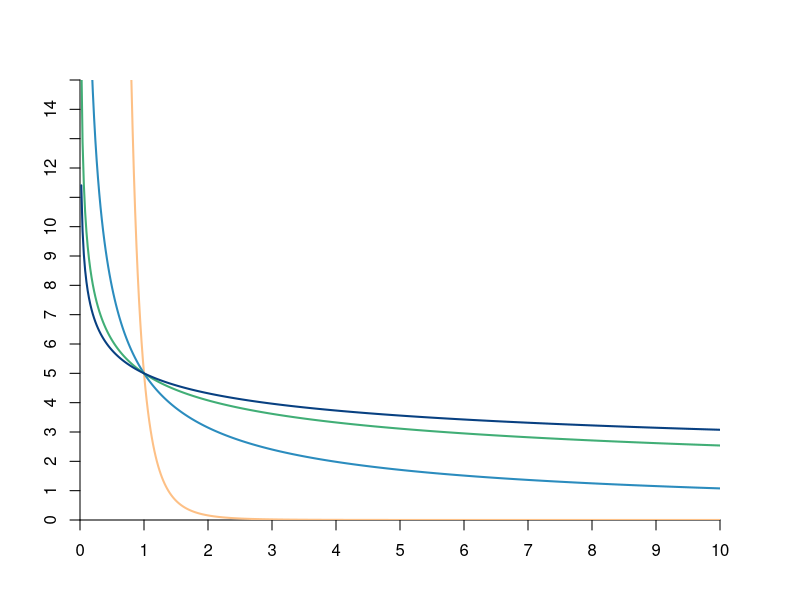

This figure's R source:
require(shape)
require(ggplot2)
#pdf(file = "property_psp1_offerSTEP1.pdf", width = 9, height = 7)
#pdf(file = "property_psp1_offerSTEP2.pdf", width = 9, height = 7)
#pdf(file = "property_psp1_offerSTEP3.pdf", width = 9, height = 7)
#pdf(file = "property_psp1_offerSTEP4.pdf", width = 9, height = 7)
pdf(file = "indmarketdemand/elasticity_fig.pdf", width = 9, height = 7)

#Set parameters for graphics
pointsize <- 1.8
axislabelsize <- 1.8
labelsize <- 1.5
namesize <- 1.8
annotatesize <- 1.5
graphlinewidth <- 2
segmentlinewidth <- 1.5

COL <- c("#7fc97f", "#beaed4", "#fdc086", "#ffff99", "#386cb0", "#f0027f", "#bf5b17", "#666666")
COLA <- c("#99d8c9","#66c2a4","#41ae76", "#238b45", "#005824")
COLB <- c("#4eb3d3", "#2b8cbe", "#0868ac","#084081")

par(mar =  c(4, 4, 4, 4))
xlims <- c(0, 10)
ylims <- c(0, 15)
xlims2 <- c(10, 0)
ylims2 <- c(15, 0)

elasticity1 <- function(x, A, b ) {
  A*x^(1/b)
}

plot(0, 0, xlim = xlims, ylim = ylims, type = "n",
     xlab = "",
     ylab = "", 
     xaxt = "n", 
     yaxt = "n", 
     cex.lab = axislabelsize, 
     bty = "n",
     xaxs="i", 
     yaxs="i")

ticksy <- seq(from = 0, to = 15, by = 1)
ylabels <- seq(from = 0, to = 15, by = 1)
ticksx <- seq(from = 0, to = 10, by = 1)
xlabels <- seq(from = 0, to = 10, by = 1)
axis(1, at = ticksx, pos = 0, labels = xlabels)
axis(2, at = ticksy, pos = 0, labels = ylabels, las = 0)


npts <- 500 
npts2 <- 501

#Specify the sequences of points for graphing. 
xx1 <- seq(xlims[1], xlims[2], length.out = npts)
yy1 <- elasticity1(xx1, A = 5, b = -0.2)
xx2 <- seq(xlims[1], xlims[2], length.out = npts)
yy2 <- elasticity1(xx2, A = 5, b = -1.5)
xx3 <- seq(xlims[1], xlims[2], length.out = npts)
yy3 <- elasticity1(xx3, A = 5, b = -3.4)
xx4 <- seq(xlims[1], xlims[2], length.out = npts)
yy4 <- elasticity1(xx4, A = 5, b = -4.74)


lines(xx1,yy1, col = COL[3], lwd = graphlinewidth)
lines(xx2,yy2, col = COLB[2], lwd = graphlinewidth)
lines(xx3,yy3, col = COLA[3], lwd = graphlinewidth)
lines(xx4,yy4, col = COLB[4], lwd = graphlinewidth)

dev.off()
